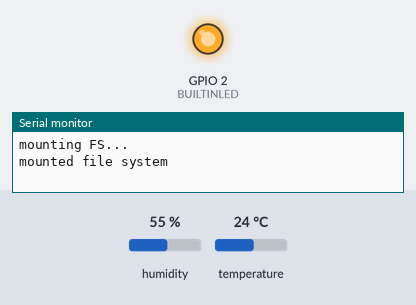
Recording of a program running on a simulated ESP8266 (NodeMCU). On the bench: output pins drawn as LEDs (lit = HIGH), the last lines printed to the serial monitor. Inputs (shaded band) come from the test bench; at power-on: humidity 55 %, temperature 24 °C. WiFi joins after 1.5 s; servers stay silent unless stated; storage starts empty; no MQTT or app messages arrive unless stated. At 2.3 s the program puts the board to deep sleep or switches it off; the recording ends there.

Above: at 0.1 s.
At 1.62 s:
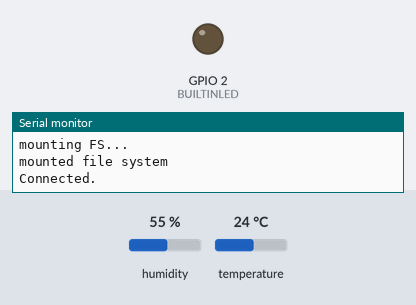
Timing chart, 0 to 2.3 s (numbered marks = the images above):
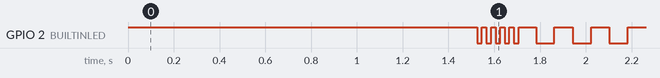

Measured:
- by itself, GPIO 2 (BUILTINLED): goes HIGH 1.5 s, 4 × (LOW 0.02 s, HIGH 0.02 s), LOW 0.02 s, 3 × (HIGH 0.08 s, LOW 0.08 s), then HIGH

The program:

main.cpp
```cpp
#include <FS.h> //this needs to be first, or it all crashes and burns...
#include <ESP8266WiFi.h>
#include <DNSServer.h>
//#include <ESP8266WebServer.h>
#include <WiFiManager.h>          // https://github.com/tzapu/WiFiManager
#include <ArduinoJson.h>          // https://github.com/bblanchon/ArduinoJson
#include <PubSubClient.h>
#include "DHT.h"

#define mqtt_server "10.10.1.56"
#define mqtt_user "mqttuser"  //s'il a été configuré sur Mosquitto
#define mqtt_password "012mqtT" //idem

#define temperature_topic "sensor01/temperature"  //Topic température
#define humidity_topic "sensor01/humidity"        //Topic humidité

#define BUILTINLED 2 // Pin of blue led on esp board
#define DHTPIN 4    // Pin sur lequel est branché le DHT
#define DHTTYPE DHT22         // DHT 22  (AM2302)

#define SLEEP_PIN 5

//Buffer qui permet de décoder les messages MQTT reçus
char message_buff[100];

long lastMsg = 0;   //Horodatage du dernier message publié sur MQTT
bool debug = true;  //Affiche sur la console si True

//Création des objets
DHT dht(DHTPIN, DHTTYPE);
WiFiClient espClient;
PubSubClient client(espClient);

// Set web server port number to 80
//WiFiServer server(80);

// Assign output variables to GPIO pins
char mqtt_server_ip[40];
char mqtt_server_port[10];
char mqtt_server_user[40];
char mqtt_server_pass[40];
char mqtt_temp_topic[60];
char mqtt_humi_topic[60];

//flag for saving data
bool shouldSaveConfig = false;

//callback notifying us of the need to save config
void saveConfigCallback () {
  Serial.println("Should save config");
  shouldSaveConfig = true;
}

//Flash blue led when loop starts
void flash_start() {
  for (size_t i = 0; i < 10; i++)
  {
    digitalWrite(BUILTINLED, !digitalRead(BUILTINLED));
    delay(20);
  }
}

//Flash blue led when loop ends
void flash_end() {
  for (size_t i = 0; i < 6; i++)
  {
    digitalWrite(BUILTINLED, !digitalRead(BUILTINLED));
    delay(80);
  }
}

//Reconnexion
void reconnect() {
  //Boucle jusqu'à obtenur une reconnexion
  while (!client.connected()) {
    Serial.print("Connexion au serveur MQTT...");
    if (client.connect("ESP8266Client", mqtt_server_user, mqtt_server_pass)) {
      Serial.println("OK");
    } else {
      Serial.print("KO, erreur : ");
      Serial.print(client.state());
      Serial.println(" On attend 5 secondes avant de recommencer");
      delay(5000);
    }
  }
}

void setup() {
  // Initialize the pins
  pinMode(16, WAKEUP_PULLUP);
  pinMode(BUILTINLED, OUTPUT);
  digitalWrite(BUILTINLED, HIGH);

  Serial.begin(115200);

  // wait for Serial to initialize
  while (!Serial) { }
  //delay(2500);

  //read configuration from FS json
  Serial.println("mounting FS...");

  if (SPIFFS.begin()) {
    Serial.println("mounted file system");
    if (SPIFFS.exists("/config.json")) {
      //file exists, reading and loading
      Serial.println("reading config file");
      File configFile = SPIFFS.open("/config.json", "r");
      if (configFile) {
        Serial.println("opened config file");
        size_t size = configFile.size();
        // Allocate a buffer to store contents of the file.
        std::unique_ptr<char[]> buf(new char[size]);

        configFile.readBytes(buf.get(), size);
        DynamicJsonBuffer jsonBuffer;
        JsonObject& json = jsonBuffer.parseObject(buf.get());
        json.printTo(Serial);
        if (json.success()) {
          Serial.println("\nparsed json");
          strcpy(mqtt_server_ip, json["mqtt_server_ip"]);
          strcpy(mqtt_server_port, json["mqtt_server_port"]);
          strcpy(mqtt_server_user, json["mqtt_server_user"]);
          strcpy(mqtt_server_pass, json["mqtt_server_pass"]);
          strcpy(mqtt_temp_topic, json["mqtt_temp_topic"]);
          strcpy(mqtt_humi_topic, json["mqtt_humi_topic"]);
        } else {
          Serial.println("failed to load json config");
        }
      }
    }
  } else {
    Serial.println("failed to mount FS");
  }
  //end read config json

  WiFiManagerParameter custom_mqtt_server_ip("mqtt_server_ip", "MQTT Server IP", mqtt_server_ip, 40);
  WiFiManagerParameter custom_mqtt_server_port("mqtt_server_port", "MQTT Server Port", mqtt_server_port, 10);
  WiFiManagerParameter custom_mqtt_server_user("mqtt_server_user", "MQTT Server Username", mqtt_server_user, 40);
  WiFiManagerParameter custom_mqtt_server_pass("mqtt_server_pass", "MQTT Server Password", mqtt_server_pass, 40);
  WiFiManagerParameter custom_mqtt_temp_topic("mqtt_temp_topic", "MQTT Temperature Topic", mqtt_temp_topic, 60);
  WiFiManagerParameter custom_mqtt_humi_topic("mqtt_humi_topic", "MQTT Humidity Topic", mqtt_humi_topic, 60);

  // WiFiManager
  // Local intialization. Once its business is done, there is no need to keep it around
  WiFiManager wifiManager;

  //set config save notify callback
  wifiManager.setSaveConfigCallback(saveConfigCallback);

  //add all your parameters here
  wifiManager.addParameter(&custom_mqtt_server_ip);
  wifiManager.addParameter(&custom_mqtt_server_port);
  wifiManager.addParameter(&custom_mqtt_server_user);
  wifiManager.addParameter(&custom_mqtt_server_pass);
  wifiManager.addParameter(&custom_mqtt_temp_topic);
  wifiManager.addParameter(&custom_mqtt_humi_topic);

  //Uncomment and run it once, if you want to erase all the stored information
  //wifiManager.resetSettings();

  // fetches ssid and pass from eeprom and tries to connect
  // if it does not connect it starts an access point with the specified name
  // here  "AutoConnectAP" and goes into a blocking loop awaiting configuration
  //wifiManager.autoConnect("AutoConnectAP");
  // or use this for auto generated name ESP + ChipID
  wifiManager.autoConnect();

  // if you get here you have connected to the WiFi
  Serial.println("Connected.");

  strcpy(mqtt_server_ip, custom_mqtt_server_ip.getValue());
  strcpy(mqtt_server_port, custom_mqtt_server_port.getValue());
  strcpy(mqtt_server_user, custom_mqtt_server_user.getValue());
  strcpy(mqtt_server_pass, custom_mqtt_server_pass.getValue());
  strcpy(mqtt_temp_topic, custom_mqtt_temp_topic.getValue());
  strcpy(mqtt_humi_topic, custom_mqtt_humi_topic.getValue());

  //save the custom parameters to FS
  if (shouldSaveConfig) {
    Serial.println("saving config");
    DynamicJsonBuffer jsonBuffer;
    JsonObject& json = jsonBuffer.createObject();
    json["mqtt_server_ip"] = mqtt_server_ip;
    json["mqtt_server_port"] = mqtt_server_port;
    json["mqtt_server_user"] = mqtt_server_user;
    json["mqtt_server_pass"] = mqtt_server_pass;
    json["mqtt_temp_topic"] = mqtt_temp_topic;
    json["mqtt_humi_topic"] = mqtt_humi_topic;

    File configFile = SPIFFS.open("/config.json", "w");
    if (!configFile) {
      Serial.println("failed to open config file for writing");
    }

    json.printTo(Serial);
    json.printTo(configFile);
    configFile.close();
    //end save
  }

  client.setServer(mqtt_server_ip, atoi(mqtt_server_port));    //Configuration de la connexion au serveur MQTT

  dht.begin();

  // WORK START
  flash_start();
  if (!client.connected()) {
    reconnect();
  }
  //This should be called regularly to allow the client to process incoming messages and maintain its connection to the server.
  client.loop();

  //Lecture de l'humidité ambiante
  float h = dht.readHumidity();
  // Lecture de la température en Celcius
  float t = dht.readTemperature();

  if ( isnan(t) || isnan(h)) {
    Serial.println("Echec de lecture ! Verifiez votre capteur DHT");
    return;
  }

  if ( debug ) {
    Serial.print("Temperature : ");
    Serial.print(t);
    Serial.print(" | Humidite : ");
    Serial.println(h);
  }

  client.publish(mqtt_temp_topic, String(t).c_str(), true);   //Publie la température sur le topic temperature_topic
  client.publish(mqtt_humi_topic, String(h).c_str(), true);      //Et l'humidité

  client.disconnect();

  flash_end();
  //goto deep sleep for 5 minutes
  ESP.deepSleep(5 * 60 * 1000000);
  // WORK END
}

void loop() {
}
```
